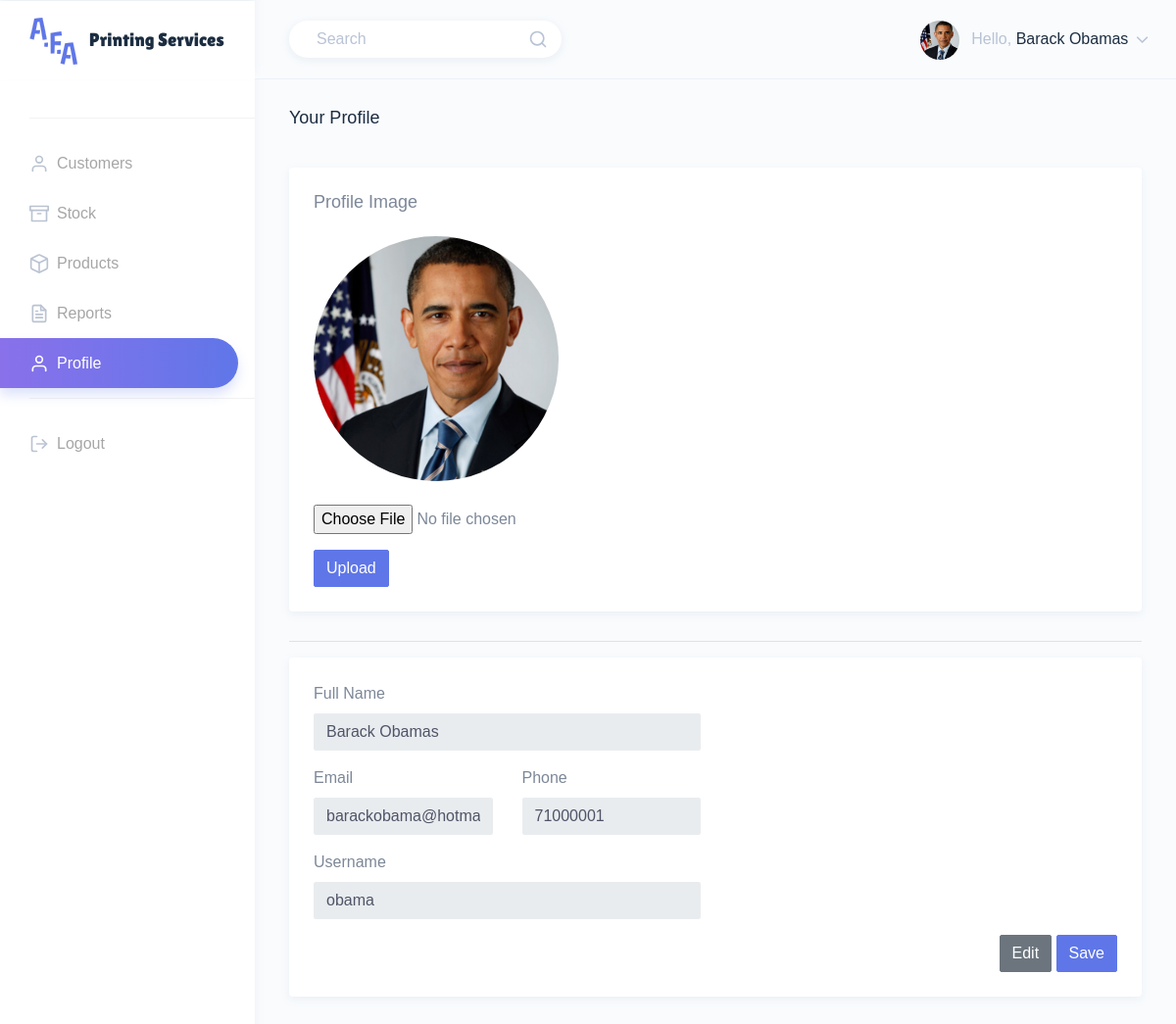
/src/html/manager/profile.php (signed in), run on an earlier commit of the app's database.
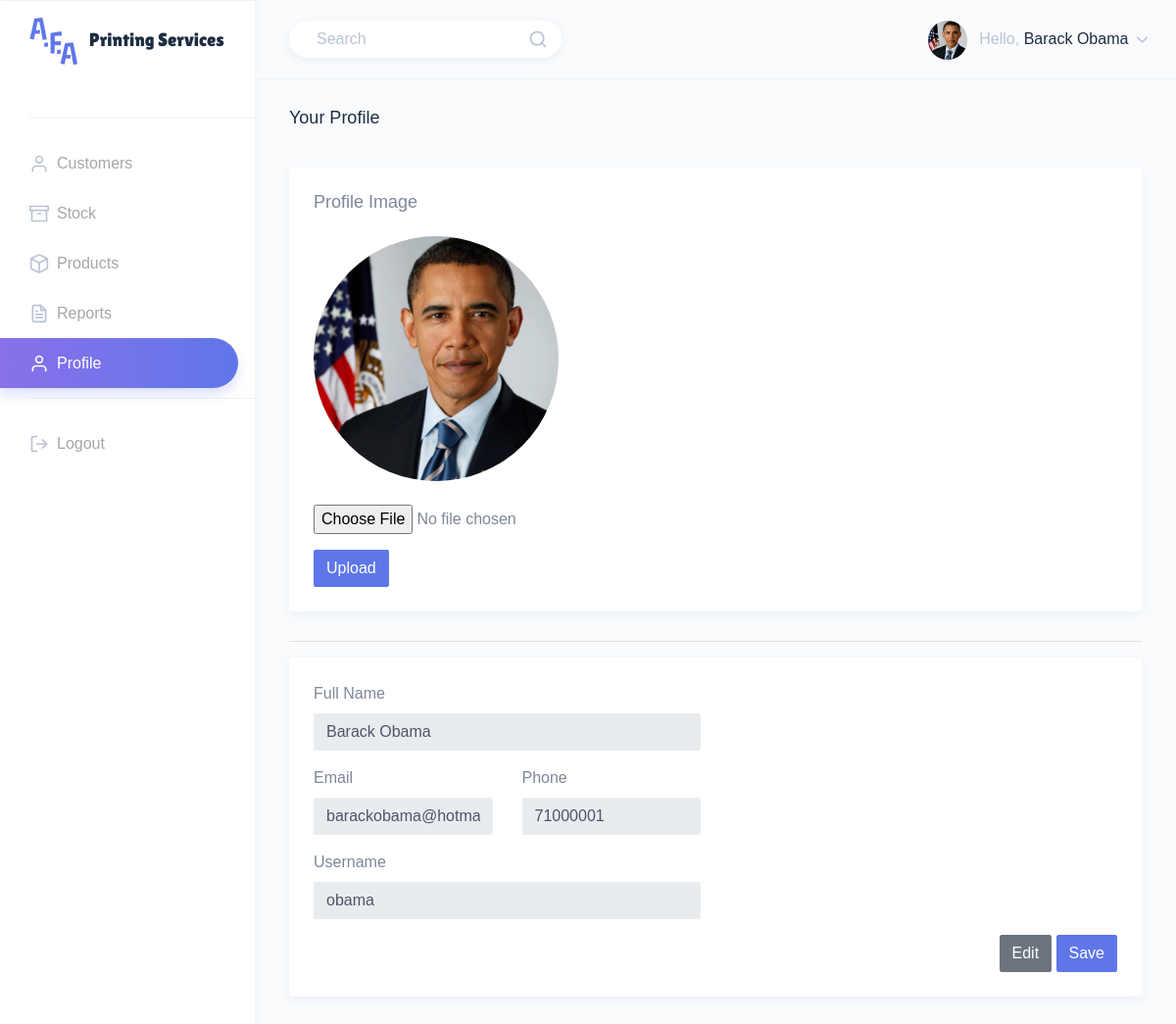
And on a later commit of the database.
### tables this page shows
CREATE TABLE IF NOT EXISTS `user` (
  `user_id` int NOT NULL AUTO_INCREMENT,
  `full_name` varchar(150) NOT NULL,
  `email` varchar(150) NOT NULL,
  `phone` varchar(150) NOT NULL,
  `username` varchar(150) NOT NULL,
  `password` varchar(150) NOT NULL,
  `role` int NOT NULL,
  `access` tinyint(1) NOT NULL,
  `image_url` varchar(150) NOT NULL,
  PRIMARY KEY (`user_id`),
  KEY `role` (`role`)
);

### src/html/manager/profile.php (the view, shortened to what the changed rows need)
<?php
    require_once('../../database/db.php');
    $sql = "SELECT * FROM user WHERE user_id=".$_SESSION['id']."";
    $query_result = mysqli_query($conn, $sql);
    while($record = mysqli_fetch_assoc($query_result)) {
      $user_info[] = $record;
    }
    $fullname=$user_info[0]['full_name'];
    $email=$user_info[0]['email'];
    $phone=$user_info[0]['phone'];
    $username=$user_info[0]['username'];
?>
<!DOCTYPE html>
<html dir="ltr" lang="en">
<head>
    <link href="../../assets/extra-libs/datatables.net-bs4/css/dataTables.bootstrap4.css" rel="stylesheet">
    <link href="../../dist/css/style.min.css" rel="stylesheet">
</head>
<body>
    <div id="main-wrapper" data-theme="light" data-layout="vertical" data-navbarbg="skin6" data-sidebartype="full" data-sidebar-position="fixed" data-header-position="fixed" data-boxed-layout="full">
        <header class="topbar" data-navbarbg="skin6">
            <nav class="navbar top-navbar navbar-expand-md">
                <div class="navbar-collapse collapse" id="navbarSupportedContent">
                    <ul class="navbar-nav float-right">
                        <li class="nav-item dropdown">
                            <a class="nav-link dropdown-toggle" href="javascript:void(0)" data-toggle="dropdown"
                                aria-haspopup="true" aria-expanded="false">
                                <span class="ml-2 d-none d-lg-inline-block"><span>Hello,</span> <span
                                        class="text-dark"><?php echo $user_info[0]['full_name']; ?></span> <i data-feather="chevron-down"
                                        class="svg-icon"></i></span>
                            </a>
                        </li>
                    </ul>
                </div>
            </nav>
        </header>
        <div class="page-wrapper">
            <div class="container-fluid">
                <div class="row">
                    <div class="col-12">
                        <div class="card">
                            <div class="card-body">
                                <form id="myForm" action="../../database/edit_user.php" method="post">
                                    <div class="form-body">
                                        <div class="row">
                                            <div class="col-md-6">
                                                <div class="form-group">
                                                    <label>Full Name</label>
                                                    <input id="fullname" name="fullname"  type="text" <?php echo "value='".$fullname."'"; ?> class="form-control" placeholder="full name" disabled>
                                                </div>
                                            </div>
                                        </div>
                                        <div class="row">
                                            <div class="col-md-3">
                                                <div class="form-group">
                                                    <label>Email</label>
                                                    <input id="email" name="email" type="text" <?php echo "value='".$email."'"; ?> class="form-control" placeholder="email" disabled>
                                                </div>
                                            </div>
                                            <div class="col-md-3">
                                                <div class="form-group">
                                                    <label>Phone</label>
                                                    <input id="phone" name="phone" type="text" <?php echo "value='".$phone."'"; ?> class="form-control" placeholder="phone" disabled>
                                                </div>
                                            </div>
                                        </div>
                                        <div class="row">
                                            <div class="col-md-6">
                                                <div class="form-group">
                                                    <label>Username</label>
                                                    <input id="username" name="username" type="text" <?php echo "value='".$username."'"; ?> class="form-control" placeholder="username" disabled>
                                                </div>
                                            </div>
                                        </div>
                                </form>
                            </div>
                        </div>
                    </div>
                </div>
            </div>
        </div>
    </div>
</body>
</html>

What changed in the data, as far as the page shows it:
changed user "barackobama@hotmail.com": full_name "Barack Obamas" → "Barack Obama"; fullname "Barack Obamas" → "Barack Obama"
